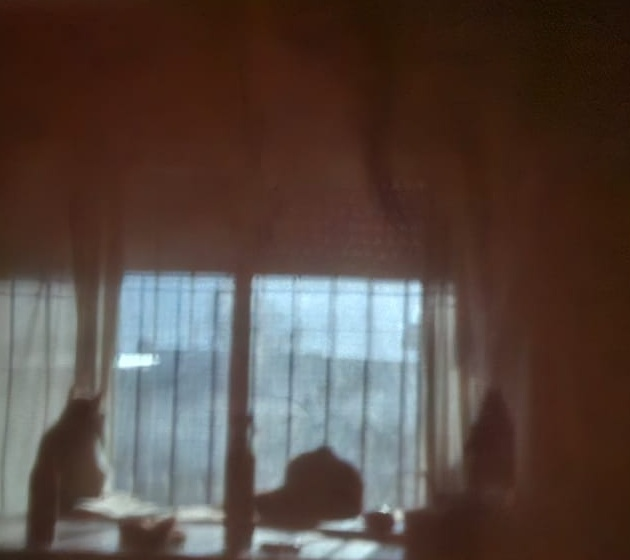
#> input picture 006_fotografia_digital/IMAGENES/PROCESADAS/01_original_recortada.jpg, 630 x 560 px, given in place of punto07.jpeg, which was not available
$ jupyter execute Cornes_TP006_punto07.ipynb   (text cells are left out)
#> lines starting #> are read from the running program, lines starting #| are printed output that depends on the picture; pictures that were not available may be replaced by others from this repository, and a replacement may not be noted
[cell 1]
from pathlib import Path
from google.colab import drive
from pathlib import Path
from google.colab import files

import cv2
import numpy as np
import matplotlib.pyplot as plt

[cell 2]
drive.mount("/content/drive")

[cell 3]
# Carpeta donde esta guardada la imagen en Drive
ruta_carpeta = Path(
    "/content/drive/MyDrive/2026/Técnicas de Procesamiento Digital de Imágenes - Matias Barreto/GITHUB REPO PROFE/cornes-valeria-pdi-1c-2026/TP_006/TP 006/IMAGENES/ORIGINALES"
)


nombre_imagen_luz = "punto07.jpeg"

# Ruta completa
ruta_imagen_luz = ruta_carpeta / nombre_imagen_luz

[cell 4]
def cargar_rgb(ruta):
    """
    Carga una imagen y la convierte de BGR a RGB
    para visualizarla correctamente con Matplotlib.
    """

    imagen_bgr = cv2.imread(
        str(ruta),
        cv2.IMREAD_COLOR
    )
#> imagen_bgr is the input picture: shape (560, 630, 3); mean B, G, R 65, 71.6, 86.4

    if imagen_bgr is None:
        raise FileNotFoundError(
            f"No se pudo leer la imagen: {ruta}"
        )

    imagen_rgb = cv2.cvtColor(
        imagen_bgr,
        cv2.COLOR_BGR2RGB
    )

    return imagen_rgb


# Cargamos la imagen
imagen_luz_rgb = cargar_rgb(ruta_imagen_luz)

plt.figure(figsize=(7, 10))

plt.imshow(imagen_luz_rgb)

plt.title(
    "Fotografia basada en la luz",
    fontweight="bold"
)

plt.axis("off")

plt.show()

[cell 5]
# =========================
# 3. HISTOGRAMA RGB
# =========================

plt.figure(figsize=(8, 4))

colores = ("red", "green", "blue")

for i, color in enumerate(colores):

    histograma = cv2.calcHist(
        [imagen_luz_rgb],
        [i],
        None,
        [256],
        [0, 256]
    )

    plt.plot(
        histograma,
        color=color
    )

plt.title(
    "Histograma RGB",
    fontweight="bold"
)

plt.xlabel("Intensidad")
plt.ylabel("Cantidad de pixeles")

plt.show()
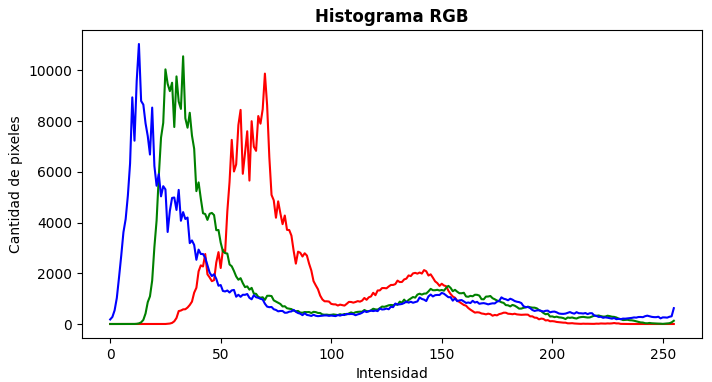
#> figure drawn by matplotlib, 1 panel; curve peaks at x = 70, y = 9872; curve peaks at x = 33, y = 10554; curve peaks at x = 13, y = 11039

[cell 6]
# =========================
# 4. ESCALA DE GRISES
# =========================

# Convertimos la imagen a escala de grises
# para enfatizar contraste, volumen y sombras.

imagen_luz_gris = cv2.cvtColor(
    imagen_luz_rgb,
    cv2.COLOR_RGB2GRAY
)
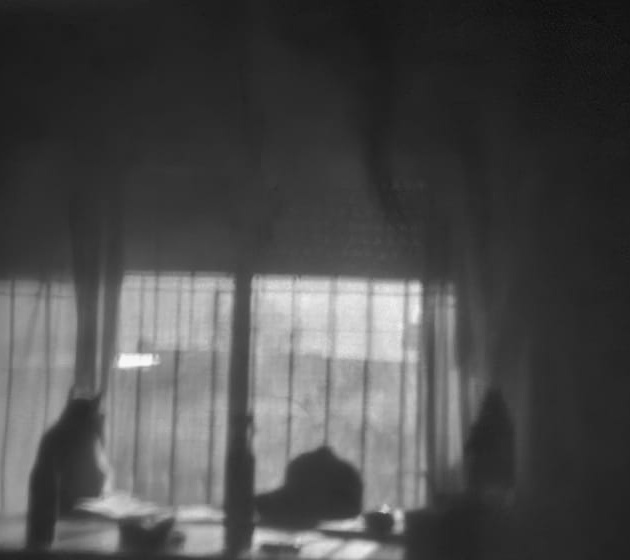
#> imagen_luz_gris: shape (560, 630); min 10, max 248, mean 75.3

[cell 7]
# =========================
# 5. VISUALIZACION EN GRISES
# =========================

plt.figure(figsize=(7, 10))

plt.imshow(
    imagen_luz_gris,
    cmap="gray"
)

plt.title(
    "Escala de grises",
    fontweight="bold"
)

plt.axis("off")

plt.show()

[cell 8]
# =========================
# 6. HISTOGRAMA ESCALA DE GRISES
# =========================

plt.figure(figsize=(8, 4))

plt.hist(
    imagen_luz_gris.ravel(),
    bins=256,
    range=(0, 256)
)

plt.title(
    "Histograma escala de grises",
    fontweight="bold"
)

plt.xlabel("Intensidad")
plt.ylabel("Cantidad de pixeles")

plt.show()
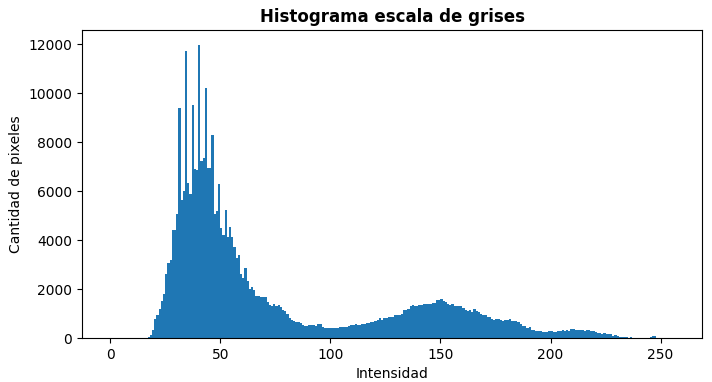
#> figure drawn by matplotlib, 1 panel; tallest bar 11977 high, from x = 40 to 41

[cell 9]
# =========================
# 7. COMPARACION ENTRE IMAGENES
# =========================

plt.figure(figsize=(14, 7))

plt.subplot(1, 2, 1)

plt.imshow(imagen_luz_rgb)

plt.title(
    "Imagen original",
    fontweight="bold"
)

plt.axis("off")


plt.subplot(1, 2, 2)

plt.imshow(
    imagen_luz_gris,
    cmap="gray"
)

plt.title(
    "Escala de grises",
    fontweight="bold"
)

plt.axis("off")

plt.tight_layout()

plt.show()
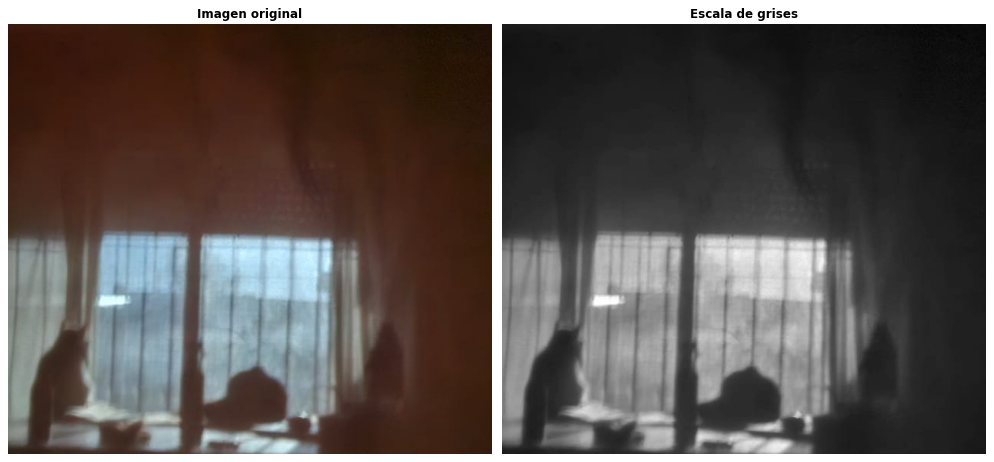
#> figure drawn by matplotlib, 2 panels

[cell 10]
# =========================
# 8. DIRECCION DE LA LUZ
# =========================

# Creamos una copia para dibujar el esquema.

imagen_luz_esquema = imagen_luz_rgb.copy()

# Dibujamos una flecha indicando
# la direccion aproximada de la luz.

cv2.arrowedLine(
    imagen_luz_esquema,
    (50, 200),
    (350, 200),
    (255, 255, 0),
    10,
    tipLength=0.08
)

cv2.putText(
    imagen_luz_esquema,
    "Direccion de la luz",
    (40, 150),
    cv2.FONT_HERSHEY_SIMPLEX,
    1,
    (255, 255, 0),
    3
)
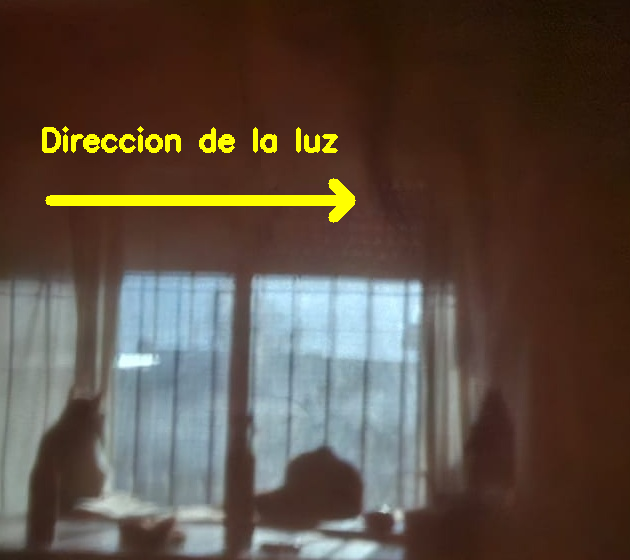
#> imagen_luz_esquema: shape (560, 630, 3); mean R, G, B 89.8, 75.7, 64.4

plt.figure(figsize=(7, 10))

plt.imshow(imagen_luz_esquema)

plt.title(
    "Esquema de direccion de luz",
    fontweight="bold"
)

plt.axis("off")

plt.show()

[cell 11]
# =========================
# 9. EXPORTACION DIRECTA
# =========================

# Imagen original
cv2.imwrite(
    "punto07_fotografia_luz_original.jpg",
    cv2.cvtColor(
        imagen_luz_rgb,
        cv2.COLOR_RGB2BGR
    )
)

# Escala de grises
cv2.imwrite(
    "punto07_fotografia_luz_grises.jpg",
    imagen_luz_gris
)

# Esquema de luz
cv2.imwrite(
    "punto07_esquema_luz.jpg",
    cv2.cvtColor(
        imagen_luz_esquema,
        cv2.COLOR_RGB2BGR
    )
)

# Comparacion final
plt.figure(figsize=(14, 7))

plt.subplot(1, 2, 1)

plt.imshow(imagen_luz_rgb)

plt.title(
    "Imagen original",
    fontweight="bold"
)

plt.axis("off")


plt.subplot(1, 2, 2)

plt.imshow(
    imagen_luz_gris,
    cmap="gray"
)

plt.title(
    "Escala de grises",
    fontweight="bold"
)

plt.axis("off")

plt.tight_layout()

plt.savefig(
    "punto07_comparacion.png",
    bbox_inches="tight",
    dpi=300
)

plt.close()


# Descargas
files.download(
    "punto07_fotografia_luz_original.jpg"
)

files.download(
    "punto07_fotografia_luz_grises.jpg"
)

files.download(
    "punto07_esquema_luz.jpg"
)

files.download(
    "punto07_comparacion.png"
)

print("Exportacion completada.")

$ run again, on 006_fotografia_digital/IMAGENES/PROCESADAS/gata_negra_escala_grises.jpg
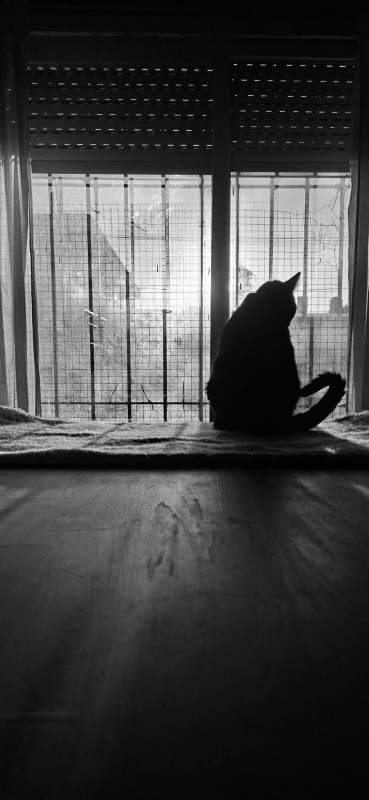
#> input picture 006_fotografia_digital/IMAGENES/PROCESADAS/gata_negra_escala_grises.jpg, 737 x 1600 px, given in place of punto07.jpeg, which was not available (shown at 1/2 size)
#> in cargar_rgb, imagen_bgr is the input picture: shape (1600, 737, 3); min 0, max 255, mean 67
#> `plt.show()`:
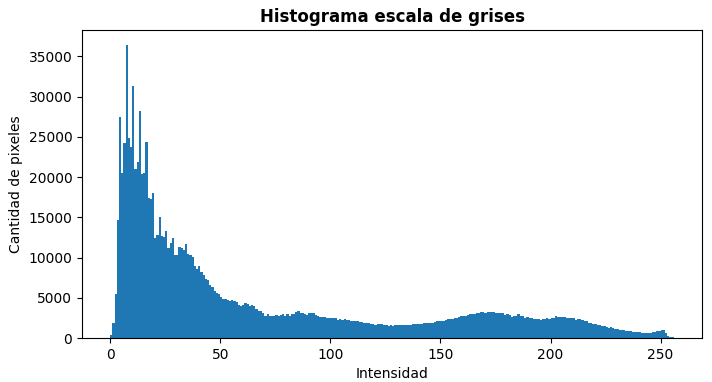
#> figure drawn by matplotlib, 1 panel; tallest bar 36467 high, from x = 7 to 8
#> `cv2.putText( imagen_luz_esquema, "Direccion de la luz", (40, 150), cv2..`:
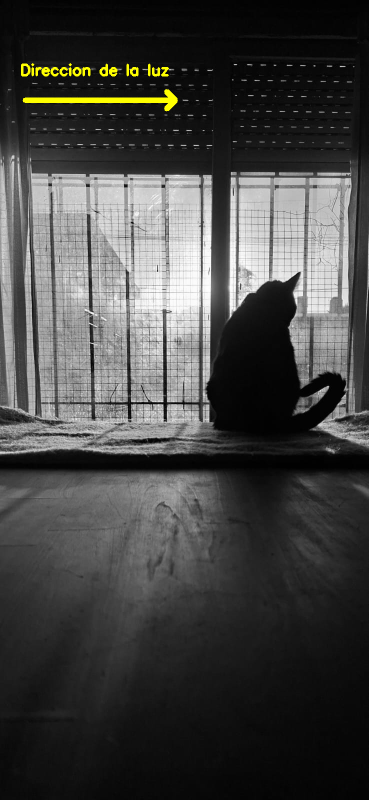
#> imagen_luz_esquema: shape (1600, 737, 3) (shown at 1/2 size); mean R, G, B 68.3, 68.3, 66.9
